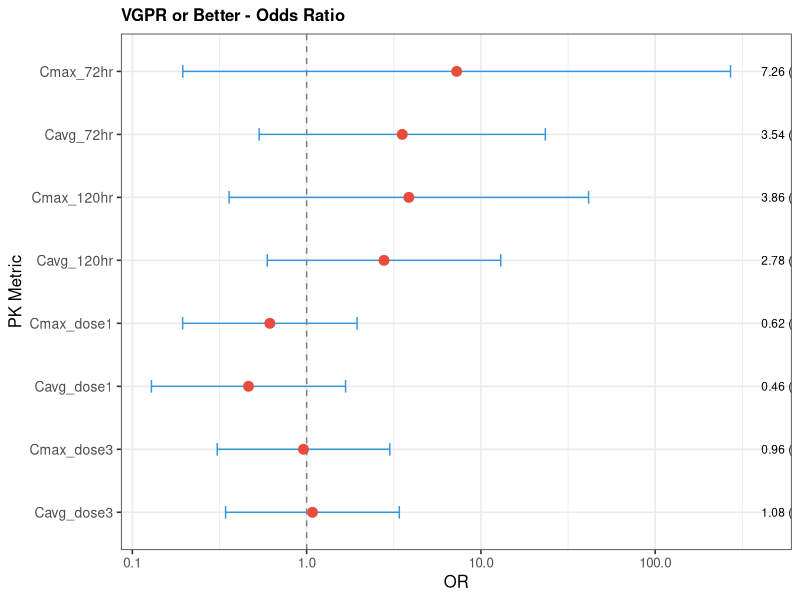
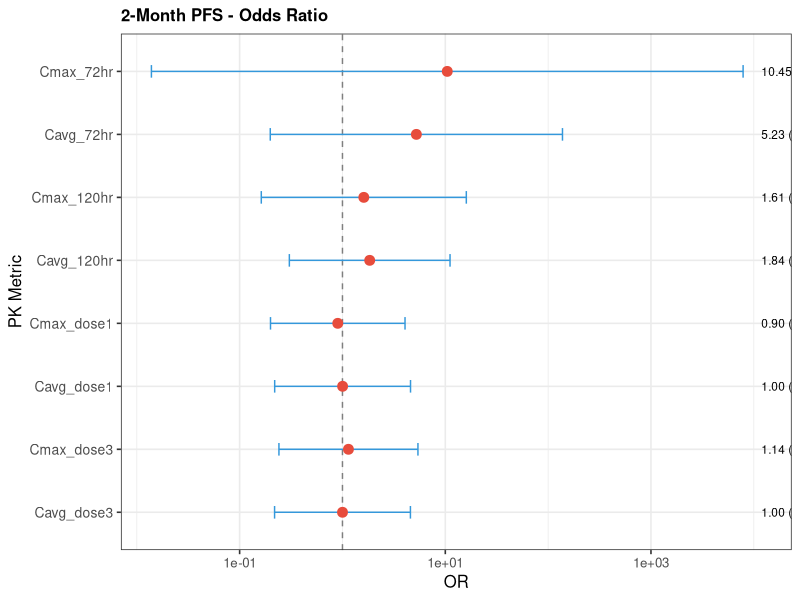
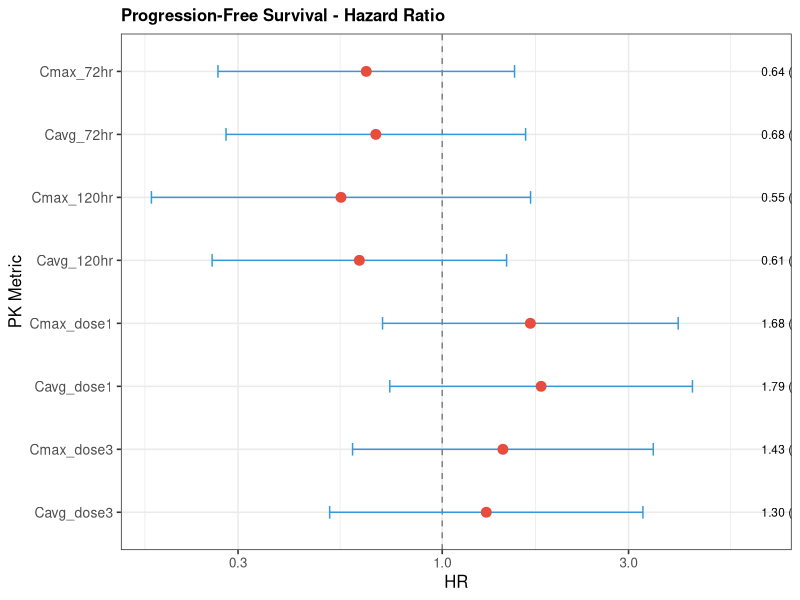

Generate these figures, in order, with R:
#===============================================================================
# Teclistamab PK-Response Association Analysis
#
# For patients with ≥4 weeks of treatment:
# 1. VGPR or better (≥VGPR) - Odds Ratio (Logistic Regression)
# 2. 2-month PFS status - Odds Ratio (Logistic Regression)
# 3. PFS - Hazard Ratio (Cox Regression)
#
# Additional analyses:
# - Boxplots with Wilcoxon p-values
# - Categorical analysis (median split) with OR/HR
# - Predictive performance evaluation
#
# NOTE: Uses PK metrics from ae_pk_analysis.R (pk_ae_merged_results.csv)
#       Run ae_pk_analysis.R first to generate the PK data
#===============================================================================

library(tidyverse)
library(survival)
library(broom)
library(gridExtra)
library(pROC)

set.seed(12345)

cat("==========================================================\n")
cat("    Teclistamab PK-Response Association Analysis\n")
cat("==========================================================\n\n")

#-------------------------------------------------------------------------------
# 1. Load PK Data from Previous Analysis
#-------------------------------------------------------------------------------

cat("Loading data...\n")

# Load PK metrics from ae_pk_analysis.R output
if (!file.exists("pk_ae_merged_results.csv")) {
  stop("pk_ae_merged_results.csv not found! Run ae_pk_analysis.R first.")
}

pk_data <- read_csv("pk_ae_merged_results.csv", show_col_types = FALSE)
cat("  - Loaded PK data for", nrow(pk_data), "patients from ae_pk_analysis.R\n")

# Load dosing data to calculate treatment duration
dosing_all <- read_csv("mrgsolve_dosing_full.csv", show_col_types = FALSE) %>%
  filter(TIME >= 0) %>%
  arrange(ID, TIME)

# Load response data
response_data <- read_csv("response_data.csv", show_col_types = FALSE)
cat("  - Loaded response data for", nrow(response_data), "patients\n")

#-------------------------------------------------------------------------------
# 2. Calculate Treatment Duration and Filter for ≥4 Weeks
#-------------------------------------------------------------------------------

cat("\n=== Filtering for ≥4 weeks treatment ===\n")

# Calculate treatment duration per patient (max TIME in hours)
treatment_duration <- dosing_all %>%
  group_by(ID) %>%
  summarise(
    N_doses = n(),
    Max_TIME_hr = max(TIME),
    Treatment_days = max(TIME) / 24,
    .groups = "drop"
  )

cat("\nTreatment Duration Summary:\n")
print(treatment_duration)

# Filter for ≥4 weeks treatment (28 days = 672 hours)
patients_4weeks <- treatment_duration %>%
  filter(Treatment_days >= 28)

cat("\n>>> Patients with ≥4 weeks treatment:", nrow(patients_4weeks), "out of", nrow(treatment_duration), "<<<\n")

if (nrow(patients_4weeks) == 0) {
  stop("No patients with ≥4 weeks of treatment found!")
}

cat("\nFiltered patients IDs:", paste(patients_4weeks$ID, collapse = ", "), "\n")

#-------------------------------------------------------------------------------
# 3. Merge Data and Create Analysis Dataset
#-------------------------------------------------------------------------------

cat("\n=== Creating analysis dataset ===\n")

# Filter PK data for ≥4 weeks patients and merge with response data
filtered_data <- pk_data %>%
  filter(ID %in% patients_4weeks$ID) %>%
  left_join(response_data, by = "PID") %>%
  left_join(patients_4weeks %>% select(ID, N_doses, Treatment_days), by = "ID") %>%
  mutate(
    # VGPR or better (sCR, CR, VGPR)
    VGPR_or_better = ifelse(RESP_CTX %in% c("sCR", "CR", "VGPR"), 1, 0),

    # 2-month (60 days) PFS status
    PFS_2month = case_when(
      DAYS_VS_PFS_CTX >= 60 ~ 1,
      VS_PFS_CTX == 0 ~ 1,
      VS_PFS_CTX == 1 & DAYS_VS_PFS_CTX < 60 ~ 0,
      TRUE ~ NA_real_
    ),

    # For Cox model
    PFS_event = VS_PFS_CTX,
    PFS_time = DAYS_VS_PFS_CTX
  )

# Summary of response outcomes
cat("\n=== Response Summary (patients with ≥4 weeks treatment) ===\n")
cat("Total patients:", nrow(filtered_data), "\n")
cat("\nResponse distribution:\n")
print(table(filtered_data$RESP_CTX, useNA = "ifany"))

cat("\nVGPR or better:\n")
print(table(filtered_data$VGPR_or_better, useNA = "ifany"))

cat("\n2-month PFS status:\n")
print(table(filtered_data$PFS_2month, useNA = "ifany"))

cat("\nPFS events:\n")
print(table(filtered_data$PFS_event, useNA = "ifany"))

# Save filtered data
write_csv(filtered_data, "pk_response_analysis_data.csv")
cat("\nSaved filtered analysis data to: pk_response_analysis_data.csv\n")

#-------------------------------------------------------------------------------
# 4. Define PK Metrics for Analysis
#-------------------------------------------------------------------------------

pk_metrics <- c("Cmax_72hr", "Cavg_72hr", "Cmax_120hr", "Cavg_120hr",
                "Cmax_dose1", "Cavg_dose1", "Cmax_dose3", "Cavg_dose3")

#-------------------------------------------------------------------------------
# 5. Logistic Regression Function (for OR)
#-------------------------------------------------------------------------------

run_logistic_analysis <- function(data, outcome_var, pk_var, outcome_name) {

  # Filter valid data
  model_data <- data %>%
    filter(!is.na(.data[[outcome_var]]) & !is.na(.data[[pk_var]]))

  if (nrow(model_data) < 5) return(NULL)
  if (length(unique(model_data[[outcome_var]])) < 2) return(NULL)

  # Standardize PK variable for comparable ORs
  model_data$pk_std <- scale(model_data[[pk_var]])[,1]

  # Fit logistic regression
  formula <- as.formula(paste(outcome_var, "~ pk_std"))

  tryCatch({
    fit <- glm(formula, data = model_data, family = binomial)

    # Extract results
    coef_summary <- summary(fit)$coefficients

    # Calculate OR and 95% CI
    beta <- coef_summary["pk_std", "Estimate"]
    se <- coef_summary["pk_std", "Std. Error"]
    p_value <- coef_summary["pk_std", "Pr(>|z|)"]

    or <- exp(beta)
    or_lower <- exp(beta - 1.96 * se)
    or_upper <- exp(beta + 1.96 * se)

    # Also calculate OR per unit (not standardized)
    pk_sd <- sd(model_data[[pk_var]], na.rm = TRUE)
    or_per_unit <- exp(beta / pk_sd * 0.1)  # OR per 0.1 unit increase

    tibble(
      Outcome = outcome_name,
      `PK Metric` = pk_var,
      N = nrow(model_data),
      `N Events` = sum(model_data[[outcome_var]] == 1),
      `OR (95% CI)` = sprintf("%.2f (%.2f-%.2f)", or, or_lower, or_upper),
      OR = or,
      OR_lower = or_lower,
      OR_upper = or_upper,
      `p-value` = p_value,
      Sig = ifelse(p_value < 0.05, "*", "")
    )
  }, error = function(e) {
    NULL
  })
}

#-------------------------------------------------------------------------------
# 6. Cox Regression Function (for HR)
#-------------------------------------------------------------------------------

run_cox_analysis <- function(data, pk_var) {

  # Filter valid data
  model_data <- data %>%
    filter(!is.na(PFS_event) & !is.na(PFS_time) & !is.na(.data[[pk_var]])) %>%
    filter(PFS_time > 0)

  if (nrow(model_data) < 5) return(NULL)
  if (sum(model_data$PFS_event) < 2) return(NULL)

  # Standardize PK variable
  model_data$pk_std <- scale(model_data[[pk_var]])[,1]

  tryCatch({
    # Fit Cox model
    fit <- coxph(Surv(PFS_time, PFS_event) ~ pk_std, data = model_data)

    # Extract results
    fit_summary <- summary(fit)

    hr <- fit_summary$conf.int[1, "exp(coef)"]
    hr_lower <- fit_summary$conf.int[1, "lower .95"]
    hr_upper <- fit_summary$conf.int[1, "upper .95"]
    p_value <- fit_summary$coefficients[1, "Pr(>|z|)"]

    tibble(
      Outcome = "PFS",
      `PK Metric` = pk_var,
      N = nrow(model_data),
      `N Events` = sum(model_data$PFS_event),
      `HR (95% CI)` = sprintf("%.2f (%.2f-%.2f)", hr, hr_lower, hr_upper),
      HR = hr,
      HR_lower = hr_lower,
      HR_upper = hr_upper,
      `p-value` = p_value,
      Sig = ifelse(p_value < 0.05, "*", "")
    )
  }, error = function(e) {
    NULL
  })
}

#-------------------------------------------------------------------------------
# 7. Run Analyses
#-------------------------------------------------------------------------------

cat("\n")
cat("==========================================================\n")
cat("             STATISTICAL ANALYSIS RESULTS\n")
cat("==========================================================\n")

# 7.1 VGPR or better (Logistic Regression - OR)
cat("\n\n--- 1. VGPR or Better (≥VGPR) - Odds Ratio ---\n")

vgpr_results <- map_dfr(pk_metrics, function(pk_var) {
  run_logistic_analysis(filtered_data, "VGPR_or_better", pk_var, "≥VGPR")
})

if (nrow(vgpr_results) > 0) {
  print(vgpr_results %>% select(-OR, -OR_lower, -OR_upper), n = 100)
} else {
  cat("Insufficient data for VGPR analysis\n")
}

# 7.2 2-month PFS (Logistic Regression - OR)
cat("\n\n--- 2. 2-Month PFS Status - Odds Ratio ---\n")

pfs2m_results <- map_dfr(pk_metrics, function(pk_var) {
  run_logistic_analysis(filtered_data, "PFS_2month", pk_var, "2-month PFS")
})

if (nrow(pfs2m_results) > 0) {
  print(pfs2m_results %>% select(-OR, -OR_lower, -OR_upper), n = 100)
} else {
  cat("Insufficient data for 2-month PFS analysis\n")
}

# 7.3 PFS (Cox Regression - HR)
cat("\n\n--- 3. Progression-Free Survival (PFS) - Hazard Ratio ---\n")

pfs_results <- map_dfr(pk_metrics, function(pk_var) {
  run_cox_analysis(filtered_data, pk_var)
})

if (nrow(pfs_results) > 0) {
  print(pfs_results %>% select(-HR, -HR_lower, -HR_upper), n = 100)
} else {
  cat("Insufficient data for PFS analysis\n")
}

#-------------------------------------------------------------------------------
# 8. Boxplots with Wilcoxon p-values for Response Outcomes
#-------------------------------------------------------------------------------

cat("\n\n=== Boxplots with Wilcoxon p-values ===\n")

# Function to create boxplot with p-value (like ae_pk_analysis.R)
create_response_boxplot_pval <- function(data, outcome_var, outcome_label, pk_var) {
  plot_data <- data %>%
    filter(!is.na(.data[[outcome_var]]) & !is.na(.data[[pk_var]])) %>%
    mutate(Response = factor(ifelse(.data[[outcome_var]] == 1, "Yes", "No"),
                              levels = c("No", "Yes")))

  if (nrow(plot_data) < 4) return(list(plot = NULL, stats = NULL))

  yes_vals <- plot_data %>% filter(Response == "Yes") %>% pull(.data[[pk_var]])
  no_vals <- plot_data %>% filter(Response == "No") %>% pull(.data[[pk_var]])

  if (length(yes_vals) < 1 || length(no_vals) < 1) return(list(plot = NULL, stats = NULL))

  # Wilcoxon test
  p_val <- tryCatch({
    wilcox.test(yes_vals, no_vals)$p.value
  }, error = function(e) NA)

  # Median (IQR)
  median_iqr <- function(x) {
    sprintf("%.4f (%.4f-%.4f)", median(x), quantile(x, 0.25), quantile(x, 0.75))
  }

  p_label <- if (!is.na(p_val)) {
    if (p_val < 0.001) "p < 0.001"
    else if (p_val < 0.01) sprintf("p = %.3f", p_val)
    else sprintf("p = %.2f", p_val)
  } else "p = NA"

  y_max <- max(plot_data[[pk_var]], na.rm = TRUE)

  p <- ggplot(plot_data, aes(x = Response, y = .data[[pk_var]], fill = Response)) +
    geom_boxplot(alpha = 0.7, outlier.shape = 21) +
    geom_jitter(width = 0.15, alpha = 0.6, size = 2.5) +
    scale_fill_manual(values = c("No" = "#e74c3c", "Yes" = "#27ae60")) +
    labs(title = pk_var, x = outcome_label, y = pk_var) +
    annotate("text", x = 1.5, y = y_max * 1.15, label = p_label, size = 3.5, fontface = "bold") +
    theme_bw(base_size = 11) +
    theme(legend.position = "none",
          plot.title = element_text(size = 10, face = "bold"))

  stats <- tibble(
    Outcome = outcome_label,
    `PK Metric` = pk_var,
    `Yes (N)` = length(yes_vals),
    `No (N)` = length(no_vals),
    `Yes Median (IQR)` = median_iqr(yes_vals),
    `No Median (IQR)` = median_iqr(no_vals),
    `Wilcoxon p-value` = p_val,
    Sig = ifelse(!is.na(p_val) && p_val < 0.05, "*", "")
  )

  list(plot = p, stats = stats)
}

# Create boxplots for VGPR
cat("\n--- VGPR or Better Boxplots ---\n")
vgpr_boxplot_results <- map(pk_metrics, function(pk_var) {
  create_response_boxplot_pval(filtered_data, "VGPR_or_better", "≥VGPR", pk_var)
})

vgpr_boxplot_stats <- map_dfr(vgpr_boxplot_results, ~ .x$stats)
vgpr_plots <- compact(map(vgpr_boxplot_results, ~ .x$plot))

if (nrow(vgpr_boxplot_stats) > 0) {
  print(vgpr_boxplot_stats, n = 100)
}

if (length(vgpr_plots) > 0) {
  combined <- arrangeGrob(grobs = vgpr_plots, ncol = 4, nrow = 2,
                          top = "PK Metrics by VGPR Response (with Wilcoxon p-values)")
  ggsave("boxplot_VGPR_wilcoxon.png", combined, width = 16, height = 8, dpi = 200)
  cat("Saved: boxplot_VGPR_wilcoxon.png\n")
}

# Create boxplots for 2-month PFS
cat("\n--- 2-Month PFS Boxplots ---\n")
pfs2m_boxplot_results <- map(pk_metrics, function(pk_var) {
  create_response_boxplot_pval(filtered_data, "PFS_2month", "2-month PFS", pk_var)
})

pfs2m_boxplot_stats <- map_dfr(pfs2m_boxplot_results, ~ .x$stats)
pfs2m_plots <- compact(map(pfs2m_boxplot_results, ~ .x$plot))

if (nrow(pfs2m_boxplot_stats) > 0) {
  print(pfs2m_boxplot_stats, n = 100)
}

if (length(pfs2m_plots) > 0) {
  combined <- arrangeGrob(grobs = pfs2m_plots, ncol = 4, nrow = 2,
                          top = "PK Metrics by 2-Month PFS Status (with Wilcoxon p-values)")
  ggsave("boxplot_2monthPFS_wilcoxon.png", combined, width = 16, height = 8, dpi = 200)
  cat("Saved: boxplot_2monthPFS_wilcoxon.png\n")
}

#-------------------------------------------------------------------------------
# 9. Categorical Analysis (Median Split) - OR/HR
#-------------------------------------------------------------------------------

cat("\n\n=== Categorical Analysis (Median Split) ===\n")

# Create median-split categories for each PK metric
filtered_data_cat <- filtered_data
for (pk_var in pk_metrics) {
  med_val <- median(filtered_data[[pk_var]], na.rm = TRUE)
  cat_var <- paste0(pk_var, "_cat")
  filtered_data_cat[[cat_var]] <- ifelse(filtered_data[[pk_var]] >= med_val, "High", "Low")
  filtered_data_cat[[cat_var]] <- factor(filtered_data_cat[[cat_var]], levels = c("Low", "High"))
}

# Logistic regression for categorical variables
run_categorical_logistic <- function(data, outcome_var, pk_var, outcome_name) {
  cat_var <- paste0(pk_var, "_cat")

  model_data <- data %>%
    filter(!is.na(.data[[outcome_var]]) & !is.na(.data[[cat_var]]))

  if (nrow(model_data) < 5) return(NULL)
  if (length(unique(model_data[[outcome_var]])) < 2) return(NULL)
  if (length(unique(model_data[[cat_var]])) < 2) return(NULL)

  med_val <- median(filtered_data[[pk_var]], na.rm = TRUE)

  tryCatch({
    fit <- glm(as.formula(paste(outcome_var, "~", cat_var)),
               data = model_data, family = binomial)

    coef_summary <- summary(fit)$coefficients

    beta <- coef_summary[2, "Estimate"]
    se <- coef_summary[2, "Std. Error"]
    p_value <- coef_summary[2, "Pr(>|z|)"]

    or <- exp(beta)
    or_lower <- exp(beta - 1.96 * se)
    or_upper <- exp(beta + 1.96 * se)

    # Count by group
    high_yes <- sum(model_data[[cat_var]] == "High" & model_data[[outcome_var]] == 1)
    high_n <- sum(model_data[[cat_var]] == "High")
    low_yes <- sum(model_data[[cat_var]] == "Low" & model_data[[outcome_var]] == 1)
    low_n <- sum(model_data[[cat_var]] == "Low")

    tibble(
      Outcome = outcome_name,
      `PK Metric` = pk_var,
      `Median Cutoff` = round(med_val, 4),
      `High (events/N)` = sprintf("%d/%d", high_yes, high_n),
      `Low (events/N)` = sprintf("%d/%d", low_yes, low_n),
      `OR (95% CI)` = sprintf("%.2f (%.2f-%.2f)", or, or_lower, or_upper),
      OR = or,
      `p-value` = p_value,
      Sig = ifelse(p_value < 0.05, "*", "")
    )
  }, error = function(e) NULL)
}

# Cox regression for categorical variables
run_categorical_cox <- function(data, pk_var) {
  cat_var <- paste0(pk_var, "_cat")

  model_data <- data %>%
    filter(!is.na(PFS_event) & !is.na(PFS_time) & !is.na(.data[[cat_var]])) %>%
    filter(PFS_time > 0)

  if (nrow(model_data) < 5) return(NULL)
  if (sum(model_data$PFS_event) < 2) return(NULL)
  if (length(unique(model_data[[cat_var]])) < 2) return(NULL)

  med_val <- median(filtered_data[[pk_var]], na.rm = TRUE)

  tryCatch({
    fit <- coxph(as.formula(paste("Surv(PFS_time, PFS_event) ~", cat_var)), data = model_data)
    fit_summary <- summary(fit)

    hr <- fit_summary$conf.int[1, "exp(coef)"]
    hr_lower <- fit_summary$conf.int[1, "lower .95"]
    hr_upper <- fit_summary$conf.int[1, "upper .95"]
    p_value <- fit_summary$coefficients[1, "Pr(>|z|)"]

    # Count by group
    high_events <- sum(model_data[[cat_var]] == "High" & model_data$PFS_event == 1)
    high_n <- sum(model_data[[cat_var]] == "High")
    low_events <- sum(model_data[[cat_var]] == "Low" & model_data$PFS_event == 1)
    low_n <- sum(model_data[[cat_var]] == "Low")

    tibble(
      Outcome = "PFS",
      `PK Metric` = pk_var,
      `Median Cutoff` = round(med_val, 4),
      `High (events/N)` = sprintf("%d/%d", high_events, high_n),
      `Low (events/N)` = sprintf("%d/%d", low_events, low_n),
      `HR (95% CI)` = sprintf("%.2f (%.2f-%.2f)", hr, hr_lower, hr_upper),
      HR = hr,
      `p-value` = p_value,
      Sig = ifelse(p_value < 0.05, "*", "")
    )
  }, error = function(e) NULL)
}

# Run categorical analysis for VGPR
cat("\n--- VGPR (Categorical - Median Split) ---\n")
vgpr_cat_results <- map_dfr(pk_metrics, function(pk_var) {
  run_categorical_logistic(filtered_data_cat, "VGPR_or_better", pk_var, "≥VGPR")
})
if (nrow(vgpr_cat_results) > 0) {
  print(vgpr_cat_results %>% select(-OR), n = 100)
}

# Run categorical analysis for 2-month PFS
cat("\n--- 2-Month PFS (Categorical - Median Split) ---\n")
pfs2m_cat_results <- map_dfr(pk_metrics, function(pk_var) {
  run_categorical_logistic(filtered_data_cat, "PFS_2month", pk_var, "2-month PFS")
})
if (nrow(pfs2m_cat_results) > 0) {
  print(pfs2m_cat_results %>% select(-OR), n = 100)
}

# Run categorical analysis for PFS (Cox)
cat("\n--- PFS (Categorical - Median Split, Cox HR) ---\n")
pfs_cat_results <- map_dfr(pk_metrics, function(pk_var) {
  run_categorical_cox(filtered_data_cat, pk_var)
})
if (nrow(pfs_cat_results) > 0) {
  print(pfs_cat_results %>% select(-HR), n = 100)
}

#-------------------------------------------------------------------------------
# 10. Combine and Save Results
#-------------------------------------------------------------------------------

# Combine all results
all_results <- bind_rows(
  vgpr_results %>% mutate(Analysis = "Logistic (OR)"),
  pfs2m_results %>% mutate(Analysis = "Logistic (OR)"),
  pfs_results %>%
    rename(`OR (95% CI)` = `HR (95% CI)`, OR = HR, OR_lower = HR_lower, OR_upper = HR_upper) %>%
    mutate(Analysis = "Cox (HR)")
)

write_csv(all_results, "pk_response_statistical_results.csv")
cat("\n\nSaved all results to: pk_response_statistical_results.csv\n")

#-------------------------------------------------------------------------------
# 11. Create Forest Plots
#-------------------------------------------------------------------------------

cat("\n=== Creating Forest Plots ===\n")

create_forest_plot <- function(results, title, estimate_type = "OR") {

  if (nrow(results) == 0) return(NULL)

  plot_data <- results %>%
    mutate(
      estimate = if (estimate_type == "OR") OR else HR,
      lower = if (estimate_type == "OR") OR_lower else HR_lower,
      upper = if (estimate_type == "OR") OR_upper else HR_upper,
      label = sprintf("%.2f (%.2f-%.2f)", estimate, lower, upper),
      pk_metric = factor(`PK Metric`, levels = rev(pk_metrics))
    )

  ggplot(plot_data, aes(x = estimate, y = pk_metric)) +
    geom_vline(xintercept = 1, linetype = "dashed", color = "gray50") +
    geom_errorbarh(aes(xmin = lower, xmax = upper), height = 0.2, color = "#3498db") +
    geom_point(size = 3, color = "#e74c3c") +
    geom_text(aes(label = label, x = max(upper) * 1.5), hjust = 0, size = 3) +
    geom_text(aes(label = ifelse(Sig == "*", "*", ""), x = estimate),
              vjust = -1, size = 5, color = "red") +
    scale_x_log10() +
    labs(
      title = title,
      x = estimate_type,
      y = "PK Metric"
    ) +
    theme_bw(base_size = 12) +
    theme(
      plot.title = element_text(face = "bold", size = 12),
      axis.text.y = element_text(size = 10)
    )
}

# Forest plot for VGPR
if (nrow(vgpr_results) > 0) {
  p_vgpr <- create_forest_plot(vgpr_results, "VGPR or Better - Odds Ratio", "OR")
  if (!is.null(p_vgpr)) {
    ggsave("forest_VGPR_OR.png", p_vgpr, width = 10, height = 6, dpi = 200)
    cat("Saved: forest_VGPR_OR.png\n")
  }
}

# Forest plot for 2-month PFS
if (nrow(pfs2m_results) > 0) {
  p_pfs2m <- create_forest_plot(pfs2m_results, "2-Month PFS - Odds Ratio", "OR")
  if (!is.null(p_pfs2m)) {
    ggsave("forest_2monthPFS_OR.png", p_pfs2m, width = 10, height = 6, dpi = 200)
    cat("Saved: forest_2monthPFS_OR.png\n")
  }
}

# Forest plot for PFS HR
if (nrow(pfs_results) > 0) {
  pfs_plot_data <- pfs_results 
  p_pfs <- create_forest_plot(pfs_plot_data, "Progression-Free Survival - Hazard Ratio", "HR")
  if (!is.null(p_pfs)) {
    ggsave("forest_PFS_HR.png", p_pfs, width = 10, height = 6, dpi = 200)
    cat("Saved: forest_PFS_HR.png\n")
  }
}

#-------------------------------------------------------------------------------
# 12. Predictive Performance Evaluation
#-------------------------------------------------------------------------------

cat("\n\n=== Predictive Performance Evaluation ===\n")

# Collect all p-values from different analyses
all_pvals <- bind_rows(
  # Continuous logistic regression
  vgpr_results %>% select(`PK Metric`, `p-value`) %>% mutate(Analysis = "VGPR_continuous"),
  pfs2m_results %>% select(`PK Metric`, `p-value`) %>% mutate(Analysis = "PFS2m_continuous"),
  # Wilcoxon tests
  vgpr_boxplot_stats %>% select(`PK Metric`, `p-value` = `Wilcoxon p-value`) %>% mutate(Analysis = "VGPR_wilcoxon"),
  pfs2m_boxplot_stats %>% select(`PK Metric`, `p-value` = `Wilcoxon p-value`) %>% mutate(Analysis = "PFS2m_wilcoxon"),
  # Categorical
  vgpr_cat_results %>% select(`PK Metric`, `p-value`) %>% mutate(Analysis = "VGPR_categorical"),
  pfs2m_cat_results %>% select(`PK Metric`, `p-value`) %>% mutate(Analysis = "PFS2m_categorical")
)

# Find most significant metrics (lowest average p-value or most frequent significance)
sig_summary <- all_pvals %>%
  group_by(`PK Metric`) %>%
  summarise(
    Mean_pvalue = mean(`p-value`, na.rm = TRUE),
    Min_pvalue = min(`p-value`, na.rm = TRUE),
    N_significant = sum(`p-value` < 0.05, na.rm = TRUE),
    .groups = "drop"
  ) %>%
  arrange(Min_pvalue)

cat("\n--- PK Metric Significance Ranking ---\n")
print(sig_summary, n = 10)

# Select top 2 most significant metrics
top_metrics <- sig_summary %>% head(2) %>% pull(`PK Metric`)
cat("\n>>> Top 2 Most Significant PK Metrics:", paste(top_metrics, collapse = ", "), "<<<\n")

# ROC Analysis for top metrics
cat("\n--- ROC Analysis for Top Metrics ---\n")

roc_results <- list()

for (pk_var in top_metrics) {
  cat(sprintf("\n%s:\n", pk_var))

  # ROC for VGPR
  vgpr_data <- filtered_data %>%
    filter(!is.na(VGPR_or_better) & !is.na(.data[[pk_var]]))

  if (nrow(vgpr_data) >= 5 && length(unique(vgpr_data$VGPR_or_better)) == 2) {
    roc_vgpr <- tryCatch({
      roc(vgpr_data$VGPR_or_better, vgpr_data[[pk_var]], quiet = TRUE)
    }, error = function(e) NULL)

    if (!is.null(roc_vgpr)) {
      auc_vgpr <- auc(roc_vgpr)
      ci_vgpr <- ci.auc(roc_vgpr)

      # Find optimal cutoff (Youden)
      coords_vgpr <- coords(roc_vgpr, "best", ret = c("threshold", "sensitivity", "specificity"))

      cat(sprintf("  VGPR: AUC = %.3f (%.3f-%.3f)\n", auc_vgpr, ci_vgpr[1], ci_vgpr[3]))
      cat(sprintf("         Optimal cutoff = %.4f (Sens=%.2f, Spec=%.2f)\n",
                  coords_vgpr$threshold, coords_vgpr$sensitivity, coords_vgpr$specificity))

      roc_results[[paste0(pk_var, "_VGPR")]] <- list(
        metric = pk_var, outcome = "VGPR",
        auc = as.numeric(auc_vgpr), auc_lower = ci_vgpr[1], auc_upper = ci_vgpr[3],
        cutoff = coords_vgpr$threshold,
        sensitivity = coords_vgpr$sensitivity,
        specificity = coords_vgpr$specificity
      )
    }
  }

  # ROC for 2-month PFS
  pfs2m_data <- filtered_data %>%
    filter(!is.na(PFS_2month) & !is.na(.data[[pk_var]]))

  if (nrow(pfs2m_data) >= 5 && length(unique(pfs2m_data$PFS_2month)) == 2) {
    roc_pfs2m <- tryCatch({
      roc(pfs2m_data$PFS_2month, pfs2m_data[[pk_var]], quiet = TRUE)
    }, error = function(e) NULL)

    if (!is.null(roc_pfs2m)) {
      auc_pfs2m <- auc(roc_pfs2m)
      ci_pfs2m <- ci.auc(roc_pfs2m)
      coords_pfs2m <- coords(roc_pfs2m, "best", ret = c("threshold", "sensitivity", "specificity"))

      cat(sprintf("  2-mo PFS: AUC = %.3f (%.3f-%.3f)\n", auc_pfs2m, ci_pfs2m[1], ci_pfs2m[3]))
      cat(sprintf("            Optimal cutoff = %.4f (Sens=%.2f, Spec=%.2f)\n",
                  coords_pfs2m$threshold, coords_pfs2m$sensitivity, coords_pfs2m$specificity))

      roc_results[[paste0(pk_var, "_PFS2m")]] <- list(
        metric = pk_var, outcome = "2-month PFS",
        auc = as.numeric(auc_pfs2m), auc_lower = ci_pfs2m[1], auc_upper = ci_pfs2m[3],
        cutoff = coords_pfs2m$threshold,
        sensitivity = coords_pfs2m$sensitivity,
        specificity = coords_pfs2m$specificity
      )
    }
  }
}

# Summary table
if (length(roc_results) > 0) {
  roc_summary <- map_dfr(roc_results, ~ tibble(
    `PK Metric` = .x$metric,
    Outcome = .x$outcome,
    `AUC (95% CI)` = sprintf("%.3f (%.3f-%.3f)", .x$auc, .x$auc_lower, .x$auc_upper),
    `Optimal Cutoff` = round(.x$cutoff, 4),
    Sensitivity = round(.x$sensitivity, 2),
    Specificity = round(.x$specificity, 2)
  ))

  cat("\n--- Predictive Performance Summary ---\n")
  print(roc_summary, n = 100)
  write_csv(roc_summary, "pk_response_roc_results.csv")
  cat("\nSaved: pk_response_roc_results.csv\n")
}

#-------------------------------------------------------------------------------
# 13. Final Summary
#-------------------------------------------------------------------------------

cat("\n")
cat("==========================================================\n")
cat("                    FINAL SUMMARY\n")
cat("==========================================================\n\n")

cat("Analysis Population:\n")
cat("  - Patients with ≥4 weeks treatment:", nrow(filtered_data), "\n")
cat("  - Patients with response data:", sum(!is.na(filtered_data$RESP_CTX)), "\n")
cat("  - Patients with PFS data:", sum(!is.na(filtered_data$PFS_time)), "\n")

cat("\nResponse Outcomes:\n")
cat("  - VGPR or better (≥VGPR):", sum(filtered_data$VGPR_or_better == 1, na.rm = TRUE),
    "/", sum(!is.na(filtered_data$VGPR_or_better)), "\n")
cat("  - 2-month PFS achieved:", sum(filtered_data$PFS_2month == 1, na.rm = TRUE),
    "/", sum(!is.na(filtered_data$PFS_2month)), "\n")
cat("  - PFS events:", sum(filtered_data$PFS_event == 1, na.rm = TRUE),
    "/", sum(!is.na(filtered_data$PFS_event)), "\n")

# Significant findings
cat("\n>>> Significant Associations (p < 0.05) <<<\n\n")

sig_results <- all_results %>% filter(Sig == "*")

if (nrow(sig_results) > 0) {
  print(sig_results %>% select(Outcome, `PK Metric`, N, `N Events`, `OR (95% CI)`, `p-value`), n = 100)
} else {
  cat("No significant associations found (p < 0.05)\n")
}

cat("\n==========================================================\n")
cat("                    OUTPUT FILES\n")
cat("==========================================================\n")
cat("  - pk_response_analysis_data.csv (filtered analysis data)\n")
cat("  - pk_response_statistical_results.csv (continuous OR/HR results)\n")
cat("  - pk_response_roc_results.csv (ROC/AUC predictive performance)\n")
cat("  - boxplot_VGPR_wilcoxon.png (VGPR boxplots with p-values)\n")
cat("  - boxplot_2monthPFS_wilcoxon.png (2-month PFS boxplots with p-values)\n")
cat("  - forest_VGPR_OR.png (VGPR forest plot)\n")
cat("  - forest_2monthPFS_OR.png (2-month PFS forest plot)\n")
cat("  - forest_PFS_HR.png (PFS hazard ratio forest plot)\n")
cat("==========================================================\n")
cat("                 Analysis Complete!\n")
cat("==========================================================\n")
